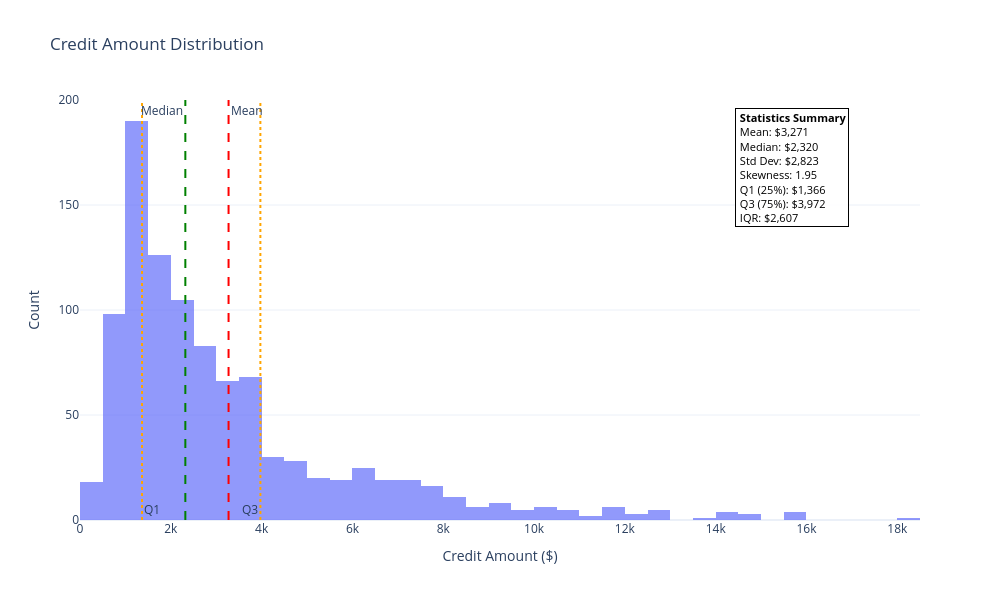

The notebook cell saved with this chart:
### Code cell
# Calculate statistics
mean_val = df['Credit amount'].mean()
median_val = df['Credit amount'].median()
std_val = df['Credit amount'].std()
skewness = df['Credit amount'].skew()
q1 = df['Credit amount'].quantile(0.25)
q3 = df['Credit amount'].quantile(0.75)

# Removing outliers for better visualization (99th percentile)
p99 = df['Credit amount'].quantile(0.99)
df_filtered = df[df['Credit amount'] <= p99]  # Filter out top 1% outliers

# HISTOGRAM WITH CLEAN LAYOUT
fig1 = px.histogram(df, x='Credit amount', 
                    title='Credit Amount Distribution',
                    labels={'Credit amount': 'Credit Amount ($)'},
                    nbins=50,
                    opacity=0.7,
                    hover_data=['Customer.Id', 'Age', 'Purpose'])

# Adding statistics as separate annotations at different positions to avoid overlap
fig1.add_vline(x=mean_val, line_dash="dash", line_color="red", 
               annotation_text="Mean", annotation_position="top right")
fig1.add_vline(x=median_val, line_dash="dash", line_color="green",
               annotation_text="Median", annotation_position="top left")
fig1.add_vline(x=q1, line_dash="dot", line_color="orange",
               annotation_text="Q1", annotation_position="bottom right")
fig1.add_vline(x=q3, line_dash="dot", line_color="orange",
               annotation_text="Q3", annotation_position="bottom left")

# Adding statistics as a clean annotation box (positioned outside the plot area)
stats_text = f"""
<b>Statistics Summary</b><br>
Mean: ${mean_val:,.0f}<br>
Median: ${median_val:,.0f}<br>
Std Dev: ${std_val:,.0f}<br>
Skewness: {skewness:.2f}<br>
Q1 (25%): ${q1:,.0f}<br>
Q3 (75%): ${q3:,.0f}<br>
IQR: ${q3-q1:,.0f}
"""

fig1.add_annotation(
    text=stats_text,
    xref="paper", yref="paper",
    x=0.78, y=0.98,  # Position in top-right corner
    showarrow=False,
    font=dict(size=11, color="black"),
    bgcolor="rgba(255, 255, 255, 0.9)",
    bordercolor="black",
    borderwidth=1,
    align="left",
    xanchor="left",
    yanchor="top"
)

fig1.update_layout(
    template='plotly_white',
    width=1000,
    height=600,
    hovermode='closest',
    xaxis_title='Credit Amount ($)',
    yaxis_title='Count',
    showlegend=False
)

fig1.show()

### Figure 1 — Plotly figure (JSON) as saved in the notebook; plotly's stock layout.template omitted (floating-point values rounded to 4 significant figures; data arrays with more than 128 entries replaced by an {"elided": "..."} marker saying what was removed)
{"data": [{"bingroup": "x", "hovertemplate": "Credit Amount ($)=%{x}<br>count=%{y}<extra></extra>", "legendgroup": "", "marker": {"color": "#636efa", "opacity": 0.7, "pattern": {"shape": ""}}, "name": "", "nbinsx": 50, "orientation": "v", "showlegend": false, "type": "histogram", "x": {"elided": "1000 int values"}, "xaxis": "x", "yaxis": "y"}], "layout": {"annotations": [{"showarrow": false, "text": "Mean", "x": 3271.0, "xanchor": "left", "xref": "x", "y": 1, "yanchor": "top", "yref": "y domain"}, {"showarrow": false, "text": "Median", "x": 2320.0, "xanchor": "right", "xref": "x", "y": 1, "yanchor": "top", "yref": "y domain"}, {"showarrow": false, "text": "Q1", "x": 1366.0, "xanchor": "left", "xref": "x", "y": 0, "yanchor": "bottom", "yref": "y domain"}, {"showarrow": false, "text": "Q3", "x": 3972.0, "xanchor": "right", "xref": "x", "y": 0, "yanchor": "bottom", "yref": "y domain"}, {"align": "left", "bgcolor": "rgba(255, 255, 255, 0.9)", "bordercolor": "black", "borderwidth": 1, "font": {"color": "black", "size": 11}, "showarrow": false, "text": "\n<b>Statistics Summary</b><br>\nMean: $3,271<br>\nMedian: $2,320<br>\nStd Dev: $2,823<br>\nSkewness: 1.95<br>\nQ1 (25%): $1,366<br>\nQ3 (75%): $3,972<br>\nIQR: $2,607\n", "x": 0.78, "xanchor": "left", "xref": "paper", "y": 0.98, "yanchor": "top", "yref": "paper"}], "barmode": "relative", "height": 600, "hovermode": "closest", "legend": {"tracegroupgap": 0}, "shapes": [{"line": {"color": "red", "dash": "dash"}, "type": "line", "x0": 3271.0, "x1": 3271.0, "xref": "x", "y0": 0, "y1": 1, "yref": "y domain"}, {"line": {"color": "green", "dash": "dash"}, "type": "line", "x0": 2320.0, "x1": 2320.0, "xref": "x", "y0": 0, "y1": 1, "yref": "y domain"}, {"line": {"color": "orange", "dash": "dot"}, "type": "line", "x0": 1366.0, "x1": 1366.0, "xref": "x", "y0": 0, "y1": 1, "yref": "y domain"}, {"line": {"color": "orange", "dash": "dot"}, "type": "line", "x0": 3972.0, "x1": 3972.0, "xref": "x", "y0": 0, "y1": 1, "yref": "y domain"}], "showlegend": false, "title": {"text": "Credit Amount Distribution"}, "width": 1000, "xaxis": {"anchor": "y", "domain": [0, 1], "title": {"text": "Credit Amount ($)"}}, "yaxis": {"anchor": "x", "domain": [0, 1], "title": {"text": "Count"}}}}
